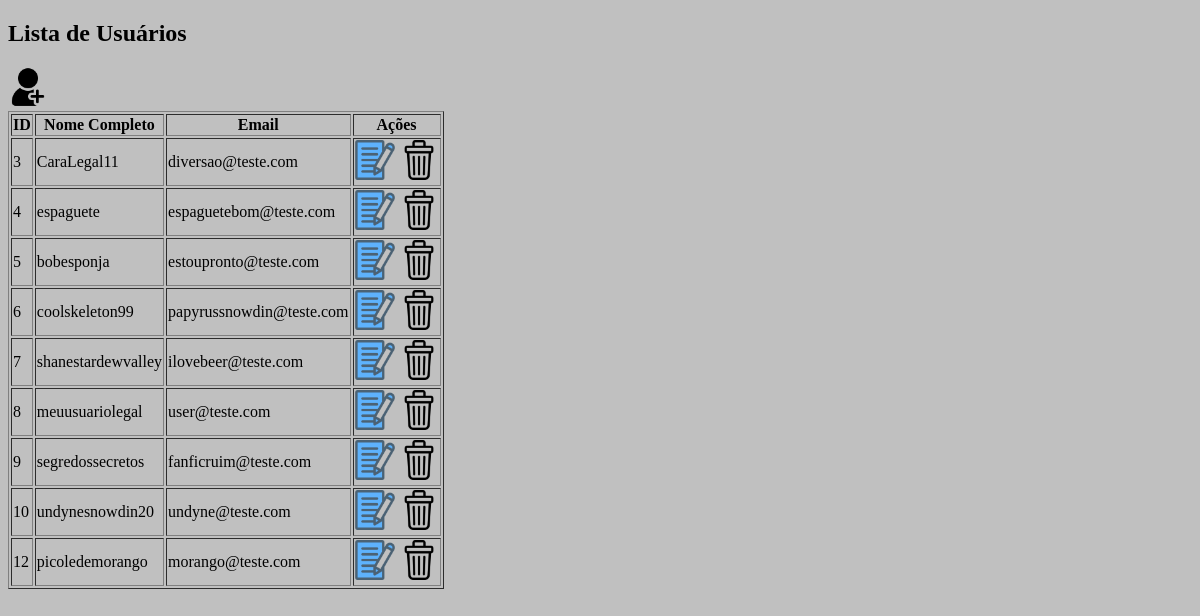
The page / on the database its author committed.
### tables this page shows
CREATE TABLE `usuarios` (
  `ID` int(11) NOT NULL AUTO_INCREMENT,
  `nomecompleto` varchar(255) NOT NULL,
  `email` varchar(255) NOT NULL,
  `senha` char(60) NOT NULL,
  PRIMARY KEY (`ID`)
);

### bd.php (called while the page is built, shortened)
<?php
class DB {
    private static $instance = null;
    private $conn;
    private $host = 'localhost';
    private $user = 'root';
    private $pass = '';
    private $name = 'atividadecrud';
    private function __construct() {
        $this->conn = new mysqli($this->host, $this->user, $this->pass, $this->name);
    }
    public static function getInstance() {
        if (!self::$instance) {
            self::$instance = new DB();
        }
        return self::$instance;
    }
    public function getConnection() {
        return $this->conn;
    }
}
?>

### usuario.php (called while the page is built, shortened)
<?php
require 'bd.php';
class Usuario {
    private $bd;
    public function __construct() {
        $this->bd = DB::getInstance()->getConnection();
    }
    public function read() {
        $result = $this->bd->query("SELECT * FROM usuarios");
        return $result->fetch_all(MYSQLI_ASSOC);
    }
}
?>

### index.php (the view, shortened to what this page needs)
<?php
require 'usuario.php';
$usuario = new Usuario();
$usuarios = $usuario->read();
?>
<!DOCTYPE html>
<html>
<head>
</head>
<body>
<h2>Lista de Usuários</h2>
<a href="formulario.php"><img src="figuras/adicionar.png" height="40" width="40" class="media-object img-responsive img-thumbnail" title="Adicionar Usuário"></a>
<table border="1">
    <thead>
    <tr>
        <th>ID</th>
        <th>Nome Completo</th>
        <th>Email</th>
        <th>Ações</th>
    </tr>
    </thead>
    <tbody>
    <?php foreach ($usuarios as $us): ?>
        <tr>
            <td><?php echo $us['ID']; ?></td>
            <td><?php echo $us['nomecompleto']; ?></td>
            <td><?php echo $us['email']; ?></td>
            <td>
                <a href="formulario.php?editar=<?php echo $us['ID']; ?>"><img src="figuras/editar.png" height="40" width="40" class="media-object img-responsive img-thumbnail"  title="Editar Usuário"></a>
                <a href="formulario.php?deletar=<?php echo $us['ID']; ?>" onclick="return confirm('Você tem certeza?');"><img src="figuras/deletar.png" height="40" width="40" class="media-object img-responsive img-thumbnail"  title="Deletar Usuário"></a
            </td>
        </tr>
    <?php endforeach; ?>
    </tbody>
</table>
</body>
</html>

### index.php (style rules this page uses)
body { background-color: silver; color: black; }

### rows shown on the page
usuarios: ID "3", nomecompleto "CaraLegal11", email "diversao@teste.com"
usuarios: ID "4", nomecompleto "espaguete", email "espaguetebom@teste.com"
usuarios: ID "5", nomecompleto "bobesponja", email "estoupronto@teste.com"
usuarios: ID "6", nomecompleto "coolskeleton99", email "papyrussnowdin@teste.com"
usuarios: ID "7", nomecompleto "shanestardewvalley", email "ilovebeer@teste.com"
usuarios: ID "8", nomecompleto "meuusuariolegal", email "user@teste.com"
usuarios: ID "9", nomecompleto "segredossecretos", email "fanficruim@teste.com"
usuarios: ID "10", nomecompleto "undynesnowdin20", email "undyne@teste.com"
usuarios: ID "12", nomecompleto "picoledemorango", email "morango@teste.com"
